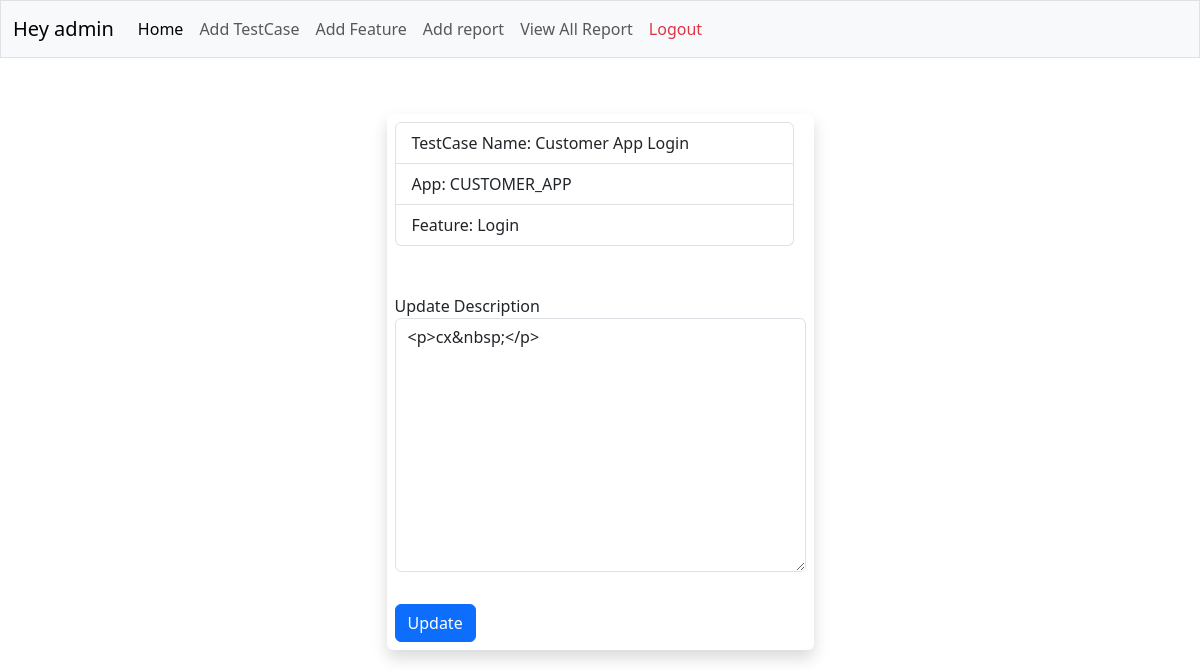
Page /testcase/update/2/ (signed in) on the committed database.
### report/models.py (models this page shows, shortened)
class User(AbstractUser):
    mobile = models.CharField(max_length=13,validators=[numbervalidator])
    is_admin = models.BooleanField(default=False)

class TestCase(models.Model):
    APP_CHOICES = [
        ("CUSTOMER_APP", "cx"),
        ("DELIVERYMAN_APP", "dm"),
        ("TEAM_CONSOLE", "tc"),
        ("API", "api")
    ]
    title = models.CharField(max_length=50)
    description = RichTextField()
    app = models.CharField(max_length=50, choices=APP_CHOICES)
    feature = models.ForeignKey(Feature, on_delete=models.CASCADE)
    created_by = models.ForeignKey(User, on_delete=models.CASCADE)
    created_at = models.DateTimeField(auto_now_add=True)
    updated_at = models.DateTimeField(auto_now=True)

class Feature(models.Model):
    title = models.CharField(max_length=50)
    description = RichTextField()
    created_at = models.DateTimeField(auto_now_add=True)
    created_by = models.ForeignKey(User, on_delete=models.CASCADE)
    def __str__(self) -> str:
        return self.title

### report/views.py (the view)
# urls.py: path('testcase/update/<int:pk>/', views.TaskUpdateView.as_view(), name="updatetestcases"),
@method_decorator(login_required(login_url='login'), name='dispatch')
class TaskUpdateView(UpdateView):
    model = TestCase
    fields = ['description']
    template_name = 'report/templates/update.html'
    success_url = '/'
    context_object_name = 'testcase'

### report/templates/update.html (shortened to what this page needs)
<!doctype html>
<html lang="en">
  <head>
    <link href="https://cdn.jsdelivr.net/npm/bootstrap@5.3.2/dist/css/bootstrap.min.css" rel="stylesheet">
  </head>
  <body>
    <body>
      {% include "base.html" %}
  {% block content %}
    {% if request.user == testcase.user %}
    404
    {% else %}
  {% load widget_tweaks %}
  <div class="mt-5">
    <div class="d-flex align-items-center justify-content-center" >
        <div class="p-2 m-2 shadow rounded-2" >
          <ul class="list-group  container-fluid">
          <li class="list-group-item">TestCase Name: {{testcase.title}}</li>
            <li class="list-group-item">App: {{testcase.app}}</li>
            <li class="list-group-item">Feature: {{testcase.feature}}</li>
          </ul>
   <form method="post" class="mt-5">
    <div class="mt-5">
          <form method="post" class="text-center">
            Update Description<br>
            {% render_field form.description class="form-control mb-2" %}
           <br>
            <input type="submit" class=" btn btn-primary" value="Update">
        </form>
        </div>
      </div>
    </div>
    {% endif %}
    {% endblock %}
    </body>
    </html>

### report/templates/base.html (shortened to what this page needs)
<link href="https://cdn.jsdelivr.net/npm/bootstrap@5.3.2/dist/css/bootstrap.min.css" rel="stylesheet">
<nav class="navbar navbar-expand-lg bg-light sticky-top bg-primary border">
    <div class="container-fluid">
        <a class="navbar-brand">Hey {{request.user}}</a>
        <div class="collapse navbar-collapse" id="navbarSupportedContent">
            <ul class="navbar-nav me-auto mb-2 mb-lg-0">
                <li class="nav-item">
                    <a class="nav-link active" aria-current="page" href="{% url 'home'%}">Home</a>
                </li>
                <li class="nav-item">
                    <a class="nav-link" href="{% url 'addtestcase' %}">Add TestCase</a>
                </li>
                <li class="nav-item">
                    <a
                        href="{% url "addrequirements" %}"
                        class="nav-link"
                    >Add Feature</a>
                </li>
                <li class="nav-item">
                    <a class="nav-link" href="{% url 'createreport' %}">Add report</a>
                </li>
                <li class="nav-item">
                    <a class="nav-link" href="{% url 'allreport' %}">View All Report</a>
                </li>
                <li class="nav-item">
                    <a class="nav-link text-danger" href="{% url 'logout' %}">Logout</a>
                </li>
                <li class="nav-item">
                    <a class="nav-link "></a>
                </li>
            </ul>
        </div>
    </div>
</nav>

### rows in the picture
User: user "admin"
TestCase: title "Customer App Login", app "CUSTOMER_APP", feature "Login", description "<p>cx&nbsp;</p>"
